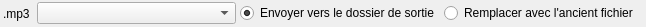
<?xml version="1.0" encoding="UTF-8"?>
<ui version="4.0">
 <class>Form</class>
 <widget class="QWidget" name="Form">
  <property name="geometry">
   <rect>
    <x>0</x>
    <y>0</y>
    <width>646</width>
    <height>27</height>
   </rect>
  </property>
  <property name="minimumSize">
   <size>
    <width>0</width>
    <height>0</height>
   </size>
  </property>
  <property name="windowTitle">
   <string>Form</string>
  </property>
  <layout class="QHBoxLayout" name="horizontalLayout">
   <property name="spacing">
    <number>4</number>
   </property>
   <property name="leftMargin">
    <number>3</number>
   </property>
   <property name="topMargin">
    <number>0</number>
   </property>
   <property name="rightMargin">
    <number>3</number>
   </property>
   <property name="bottomMargin">
    <number>0</number>
   </property>
   <item>
    <widget class="QLabel" name="ext_label">
     <property name="sizePolicy">
      <sizepolicy hsizetype="Maximum" vsizetype="Preferred">
       <horstretch>0</horstretch>
       <verstretch>0</verstretch>
      </sizepolicy>
     </property>
     <property name="minimumSize">
      <size>
       <width>30</width>
       <height>0</height>
      </size>
     </property>
     <property name="maximumSize">
      <size>
       <width>16777215</width>
       <height>16777215</height>
      </size>
     </property>
     <property name="font">
      <font>
       <bold>false</bold>
      </font>
     </property>
     <property name="text">
      <string>.mp3</string>
     </property>
    </widget>
   </item>
   <item>
    <widget class="QComboBox" name="outCombo">
     <property name="sizePolicy">
      <sizepolicy hsizetype="Minimum" vsizetype="Fixed">
       <horstretch>0</horstretch>
       <verstretch>0</verstretch>
      </sizepolicy>
     </property>
     <property name="minimumSize">
      <size>
       <width>0</width>
       <height>22</height>
      </size>
     </property>
     <property name="maximumSize">
      <size>
       <width>16777215</width>
       <height>16777215</height>
      </size>
     </property>
     <property name="editable">
      <bool>false</bool>
     </property>
     <property name="frame">
      <bool>true</bool>
     </property>
    </widget>
   </item>
   <item>
    <widget class="QRadioButton" name="radioButtonOutput">
     <property name="text">
      <string>Envoyer vers le dossier de sortie</string>
     </property>
     <property name="checked">
      <bool>true</bool>
     </property>
    </widget>
   </item>
   <item>
    <widget class="QRadioButton" name="radioButtonInput">
     <property name="text">
      <string>Remplacer avec l'ancient fichier</string>
     </property>
     <property name="checked">
      <bool>false</bool>
     </property>
    </widget>
   </item>
  </layout>
 </widget>
 <resources/>
 <connections/>
</ui>
